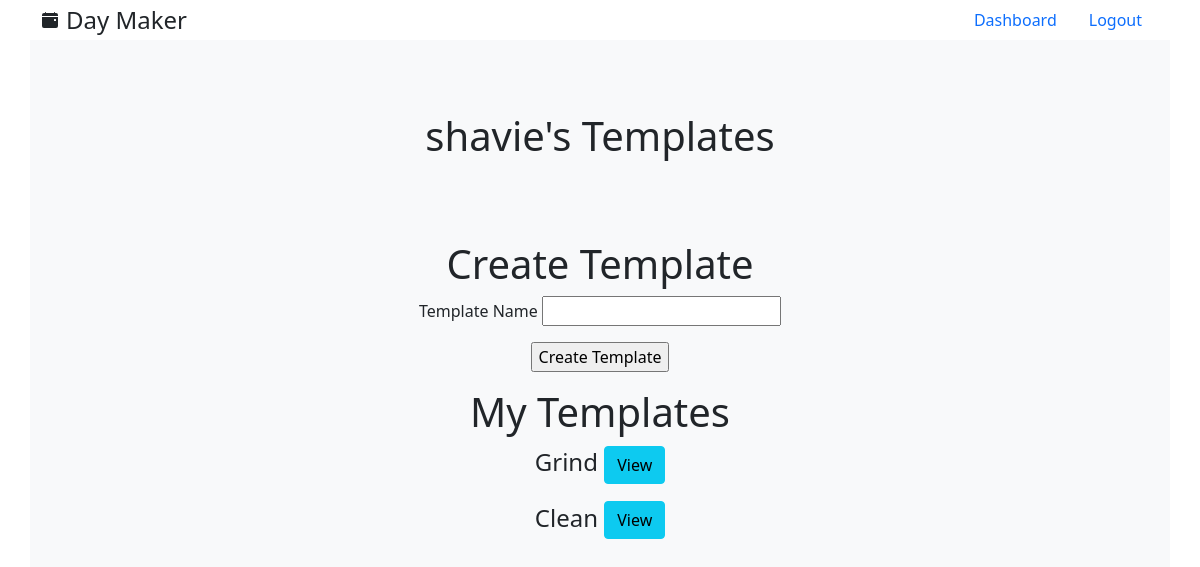
Page /templates (signed in) on the earlier database version.
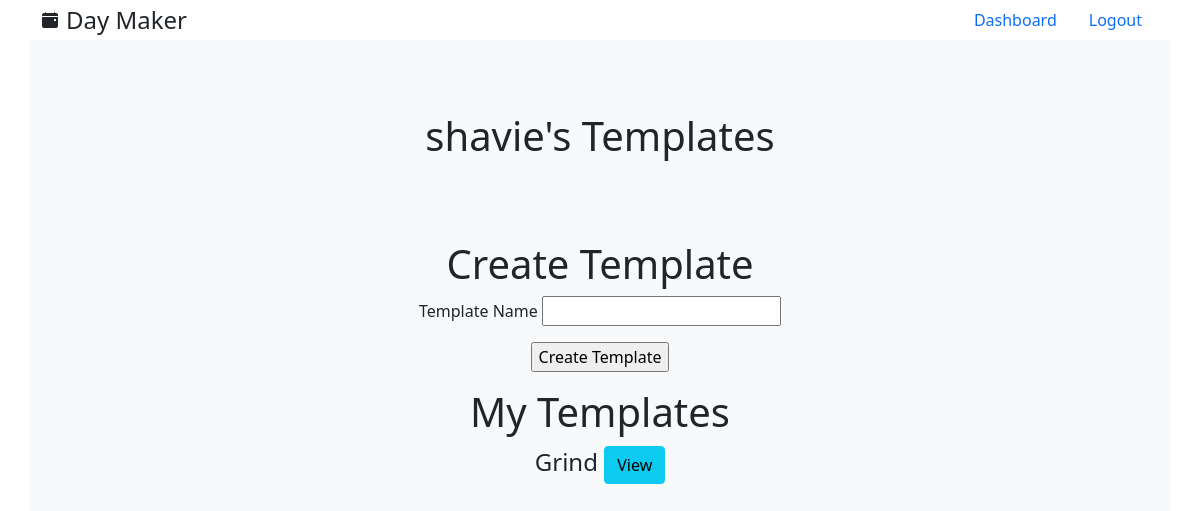
Same page on the later database version.
### models.py (models this page shows, shortened)
class User(UserMixin, db.Model):
    id = db.Column(db.Integer, primary_key = True)
    username = db.Column(db.String(30), unique = True, index = True)
    email = db.Column(db.String(64), index=True, unique=True)
    password = db.Column(db.String(128))
    schedules = db.relationship('Schedule', backref='user', lazy='dynamic', cascade='all, delete, delete-orphan')
    templates = db.relationship('Template', backref='user', lazy='dynamic', cascade='all, delete, delete-orphan')
    tasks = db.relationship('Task', backref='user', lazy='dynamic', cascade='all, delete, delete-orphan')

class Template(db.Model):
    id = db.Column(db.Integer, primary_key = True)
    name = db.Column(db.String(25), index=True)
    todos = db.relationship('Todo', backref='template', lazy='dynamic', cascade='all, delete, delete-orphan')
    user_id = db.Column(db.Integer, db.ForeignKey('user.id'))

### routes.py (the view)
@app.route('/templates', methods=['GET', 'POST'])
@login_required
def templates():
    form = TemplateForm()
    if form.validate_on_submit():
      template = Template(name=form.name.data, user_id=current_user.id)
      db.session.add(template)
      db.session.commit()
      flash('Template successfully added')
      return redirect(url_for('templates'))
    return render_template('my_templates.html', form=form)

### forms.py
class TemplateForm(FlaskForm):
  name = StringField("Template Name", validators=[DataRequired()])
  submit = SubmitField("Create Template")

### routes.py (called while the page is built)
@login_manager.user_loader
def load_user(id):
    return User.query.get(int(id))

### templates/my_templates.html (shortened to what this page needs)
{% extends 'base.html' %}
{% block content %}
    <div class="container h-100 bg-light">
        <div class="row justify-content-center align-items-center h-25">
            <div class="col-6 text-center">
                <h1>{{current_user.username}}'s Templates</h1>
            </div>
        </div>
        <div class="row justify-content-center align-items-center">
            <div class="col-6 text-center">
                <h1>Create Template</h1>
                <form action="/templates" method="POST">
                    <p>
                        {{ form.name.label }}
                        {{ form.name()}}
                    </p>
                    <p> {{ form.submit() }} </p>
                </form>
            </div>
        </div>
        <div class="row justify-content-center align-items-center">
            <div class="col-6 text-center">
                <h1>My Templates</h1>
                {% for template in current_user.templates %}
                <p class="fs-4">{{ template.name }}</h4>
                <a href="{{ url_for('view_template', template=template.name) }}" class="btn btn-info">View</a>
                {% endfor %}
            </div>
        </div>
    </div>
{% endblock %}

### templates/base.html (shortened to what this page needs)
<!DOCTYPE html>
<html lang="en">
<head>
    {% block head %}
    <link href="https://cdn.jsdelivr.net/npm/bootstrap@5.0.1/dist/css/bootstrap.min.css" rel="stylesheet">
    <link rel="stylesheet" href="../static/styles.css">
    {% endblock %}
</head>
<body >
  <div class="container">
    <header class="nav justify-content-center">
      <a href="{{url_for('home')}}" class="d-flex align-items-center mb-3 mb-md-0 me-md-auto text-dark text-decoration-none">
        <span class="fs-4 ms-2">Day Maker</span>
      </a>
      <ul class="nav nav-pills">
        {% if current_user.is_authenticated %}
          <li class="nav-item">
            <a class="nav-link" href="{{url_for('dashboard')}}">Dashboard</a>
          </li>
        {% endif %}
        {% if current_user.is_authenticated %}
        <li class="nav-item">
          <a class="nav-link" href="{{url_for('logout')}}">Logout</a>
        </li>
        {% endif %}
      </ul>
    </header>
  </div>
  {% block content %}{% endblock %}
</body>
</html>

### static/styles.css (style rules this page uses)
html, body { height: 100%; }

Differences in the rows shown:
removed Template: name "Clean"
